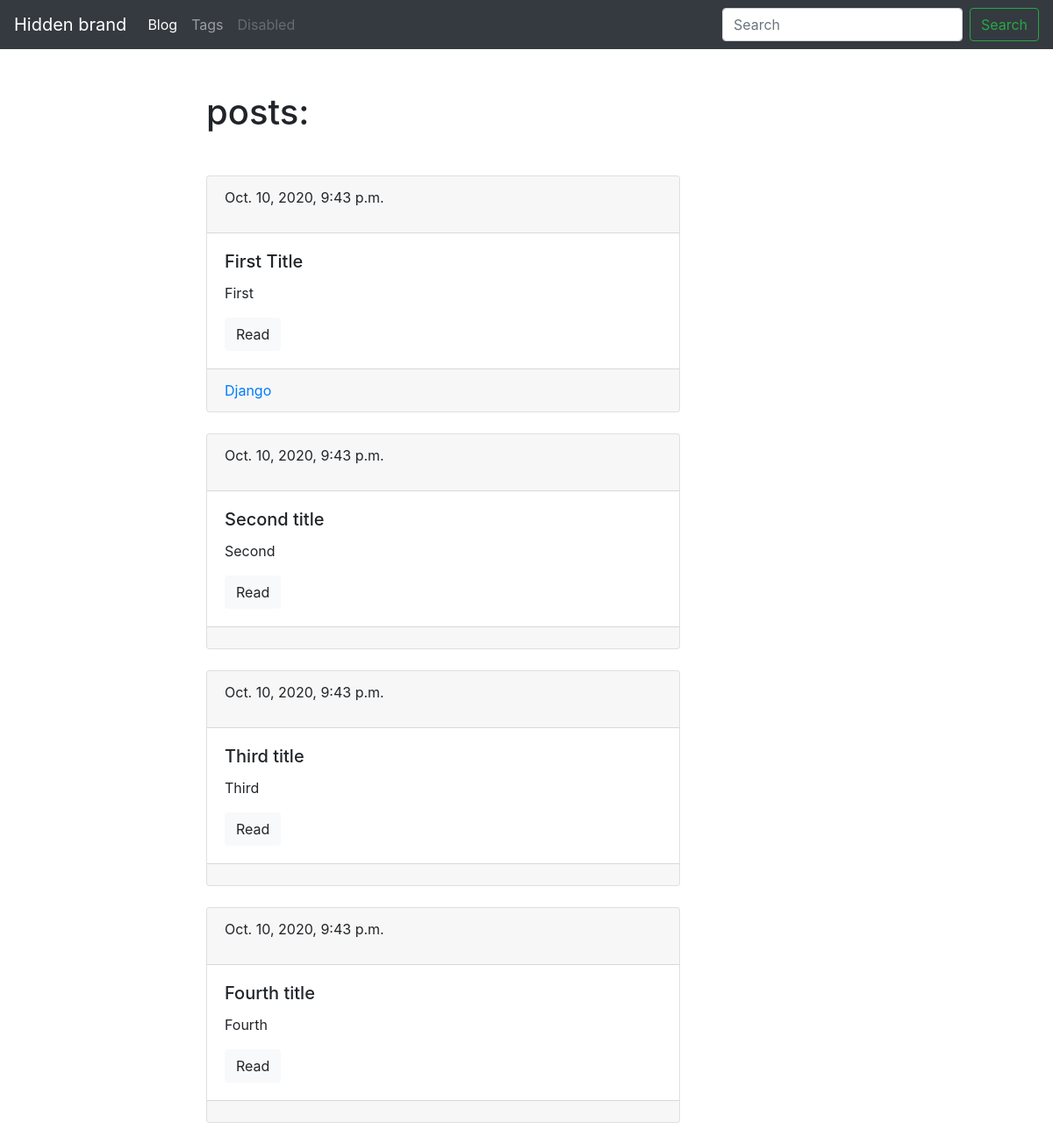
The page /blog/ on the database as committed earlier.
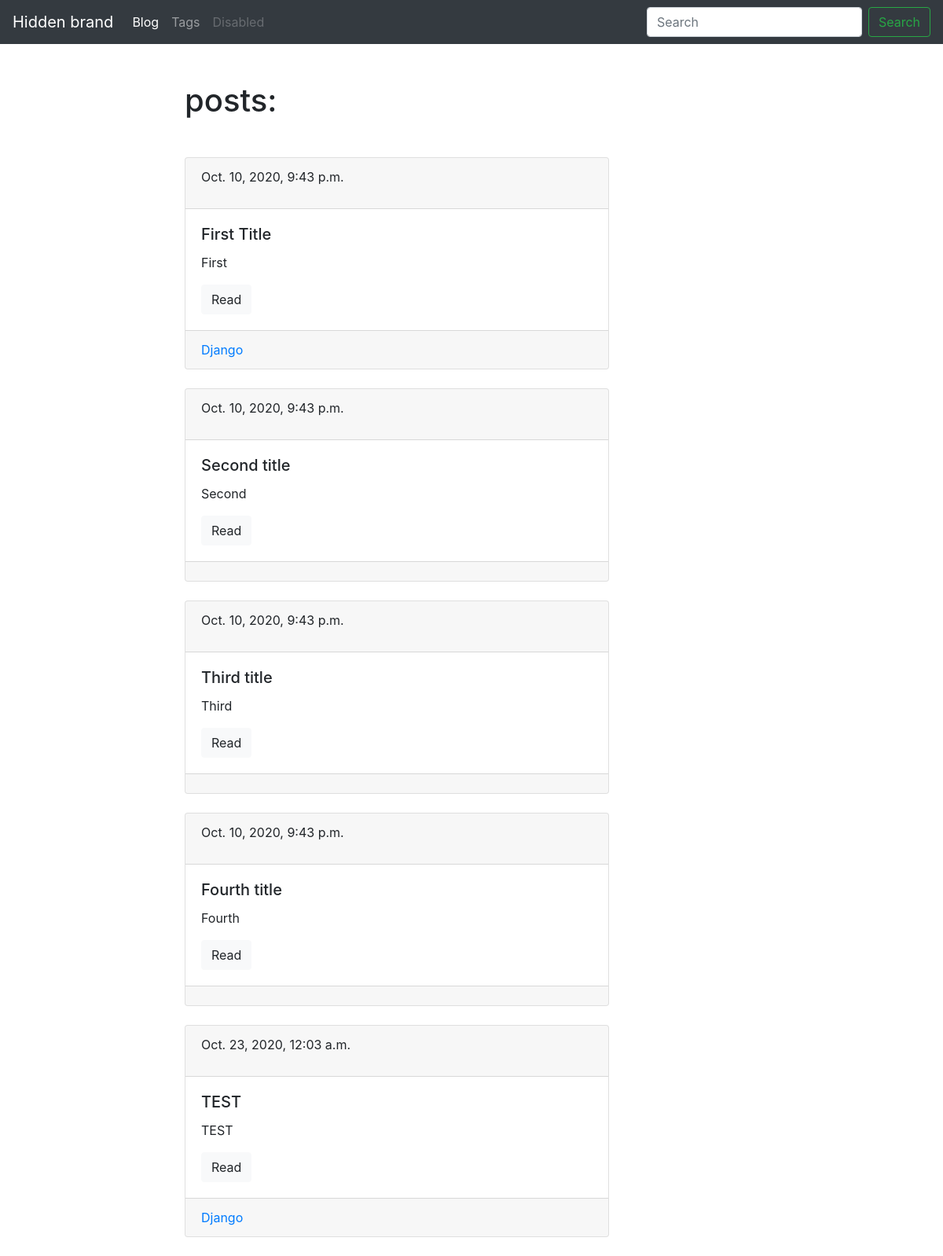
The same page on the database as committed later.
### blog/models.py (models this page shows, shortened)
class Post(models.Model):
    title = models.CharField(max_length=150, db_index=True)
    slug = models.SlugField(max_length=150, blank=True, unique=True)
    body = models.TextField(blank=True, db_index=True)
    tags = models.ManyToManyField('Tag', blank=True, related_name='posts')
    date_pub = models.DateTimeField(auto_now_add=True)
    def get_absolute_url(self):
        return reverse('post_detail_url', kwargs={'slug': self.slug})

class Tag(models.Model):
    title = models.CharField(max_length=50)
    slug = models.SlugField(max_length=50, unique=True)
    def get_absolute_url(self):
        return reverse('tag_detail_url', kwargs={'slug': self.slug})

### blog/views.py (the view)
# urls.py: path('', post_list, name='post_lists_url'),
def post_list(request):
    posts = Post.objects.all()
    return render(request, 'blog/index.html', context={'posts': posts})

### templates/blog/index.html (shortened to what this page needs)
{% extends "blog/base_blog.html" %}
{% block content %}
    <h1 class="mb-5">posts:</h1>
    {% for post in posts %}
        {% include 'blog/include/post_card_templates.html' %}
    {% endfor %}
{% endblock %}

### templates/blog/include/post_card_templates.html
<div class="card mb-4">
    <div class="card-header">
        <p>{{ post.date_pub }}</p>
    </div>
    <div class="card-body">
        <h5 class="card-title">{{ post.title }}</h5>
        <p class="card-text">{{ post.body | truncatewords:15 }}</p>
        <a href="{{ post.get_absolute_url }}" class="btn btn-light">Read</a>
    </div>
    <div class="card-footer text-muted">
        {% for tag in post.tags.all %}
            <a href="{{ tag.get_absolute_url }}">{{ tag.title }}</a>
        {% endfor %}
    </div>
</div>

Rows that differ between the two databases and show on the page:
added Post: date_pub "Oct. 23, 2020, 12:03 a.m.", title "TEST", body "TEST", Tag (title "Django")
